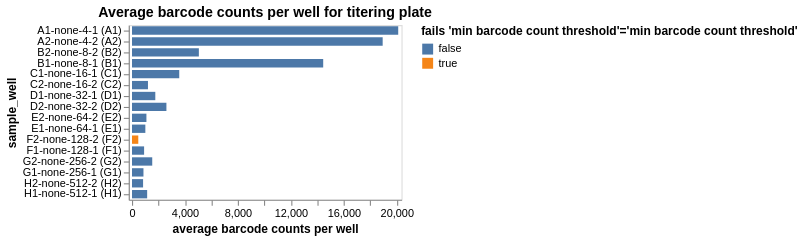

The cell this chart's notebook holds for it:
### Markdown cell above
Plot average counts per barcode.
If a sample has inadequate barcode counts, it may not have good enough statistics for accurate analysis, and a QC-threshold is applied:

### Code cell
avg_barcode_counts = (
    counts.groupby(
        ["well", "sample_well"],
        dropna=False,
        as_index=False,
    )
    .aggregate(avg_count=pd.NamedAgg("count", "mean"))
    .assign(
        fails_qc=lambda x: (
            x["avg_count"] < 500
        ),
    )
)

avg_barcode_counts_chart = (
    alt.Chart(avg_barcode_counts)
    .encode(
        alt.X(
            "avg_count",
            title="average barcode counts per well",
            scale=alt.Scale(nice=False, padding=3),
        ),
        alt.Y("sample_well", sort=sample_wells),
        alt.Color(
            "fails_qc",
            title=f"fails {'min barcode count threshold'=}",
            legend=alt.Legend(titleLimit=500),
        ),
        tooltip=[
            alt.Tooltip(c, format=".3g") if avg_barcode_counts[c].dtype == float else c
            for c in avg_barcode_counts.columns
        ],
    )
    .mark_bar(height={"band": 0.85})
    .properties(
        height=alt.Step(10),
        width=250,
        title=f"Average barcode counts per well for titering plate",
    )
    .configure_axis(grid=False)
)

display(avg_barcode_counts_chart)

# drop wells failing QC
avg_barcode_counts_per_well_drops = list(avg_barcode_counts.query("fails_qc")["well"])

### Figure 1 — Vega-Lite specification as saved in the notebook (floating-point values rounded to 4 significant figures)
{"config": {"view": {"continuousWidth": 300, "continuousHeight": 300}, "axis": {"grid": false}}, "data": {"name": "data-94b5936ddaf10eae84c3b6f3a2968211"}, "mark": {"type": "bar", "height": {"band": 0.85}}, "encoding": {"color": {"field": "fails_qc", "legend": {"titleLimit": 500}, "title": "fails 'min barcode count threshold'='min barcode count threshold'", "type": "nominal"}, "tooltip": [{"field": "well", "type": "nominal"}, {"field": "sample_well", "type": "nominal"}, {"field": "avg_count", "format": ".3g", "type": "quantitative"}, {"field": "fails_qc", "type": "nominal"}], "x": {"field": "avg_count", "scale": {"nice": false, "padding": 3}, "title": "average barcode counts per well", "type": "quantitative"}, "y": {"field": "sample_well", "sort": ["A1-none-4-1 (A1)", "A1-none-4-1 (A1)", "A1-none-4-1 (A1)", "A1-none-4-1 (A1)", "A1-none-4-1 (A1)", "A2-none-4-2 (A2)", "A2-none-4-2 (A2)", "A2-none-4-2 (A2)", "A2-none-4-2 (A2)", "A2-none-4-2 (A2)", "B2-none-8-2 (B2)", "B2-none-8-2 (B2)", "B2-none-8-2 (B2)", "B1-none-8-1 (B1)", "B1-none-8-1 (B1)", "B1-none-8-1 (B1)", "B1-none-8-1 (B1)", "B2-none-8-2 (B2)", "B2-none-8-2 (B2)", "B1-none-8-1 (B1)", "C1-none-16-1 (C1)", "C1-none-16-1 (C1)", "C2-none-16-2 (C2)", "C1-none-16-1 (C1)", "C2-none-16-2 (C2)", "C2-none-16-2 (C2)", "C1-none-16-1 (C1)", "C2-none-16-2 (C2)", "C2-none-16-2 (C2)", "C1-none-16-1 (C1)", "D1-none-32-1 (D1)", "D1-none-32-1 (D1)", "D2-none-32-2 (D2)", "D2-none-32-2 (D2)", "D2-none-32-2 (D2)", "D1-none-32-1 (D1)", "D1-none-32-1 (D1)", "D1-none-32-1 (D1)", "D2-none-32-2 (D2)", "D2-none-32-2 (D2)", "E2-none-64-2 (E2)", "E2-none-64-2 (E2)", "E2-none-64-2 (E2)", "E1-none-64-1 (E1)", "E1-none-64-1 (E1)", "E1-none-64-1 (E1)", "E2-none-64-2 (E2)", "E2-none-64-2 (E2)", "E1-none-64-1 (E1)", "E1-none-64-1 (E1)", "F2-none-128-2 (F2)", "F1-none-128-1 (F1)", "F1-none-128-1 (F1)", "F1-none-128-1 (F1)", "F1-none-128-1 (F1)", "F1-none-128-1 (F1)", "F2-none-128-2 (F2)", "F2-none-128-2 (F2)", "F2-none-128-2 (F2)", "F2-none-128-2 (F2)", "G2-none-256-2 (G2)", "G1-none-256-1 (G1)", "G1-none-256-1 (G1)", "G1-none-256-1 (G1)", "G2-none-256-2 (G2)", "G2-none-256-2 (G2)", "G1-none-256-1 (G1)", "G1-none-256-1 (G1)", "G2-none-256-2 (G2)", "G2-none-256-2 (G2)", "H2-none-512-2 (H2)", "H1-none-512-1 (H1)", "H1-none-512-1 (H1)", "H2-none-512-2 (H2)", "H2-none-512-2 (H2)", "H2-none-512-2 (H2)", "H1-none-512-1 (H1)", "H1-none-512-1 (H1)", "H1-none-512-1 (H1)", "H2-none-512-2 (H2)"], "type": "nominal"}}, "height": {"step": 10}, "title": "Average barcode counts per well for titering plate", "width": 250, "$schema": "https://vega.github.io/schema/vega-lite/v5.16.3.json", "datasets": {"data-94b5936ddaf10eae84c3b6f3a2968211": [{"well": "A1", "sample_well": "A1-none-4-1 (A1)", "avg_count": 20110.0, "fails_qc": false}, {"well": "A2", "sample_well": "A2-none-4-2 (A2)", "avg_count": 18940.0, "fails_qc": false}, {"well": "B1", "sample_well": "B1-none-8-1 (B1)", "avg_count": 14440.0, "fails_qc": false}, {"well": "B2", "sample_well": "B2-none-8-2 (B2)", "avg_count": 5050.0, "fails_qc": false}, {"well": "C1", "sample_well": "C1-none-16-1 (C1)", "avg_count": 3568.0, "fails_qc": false}, {"well": "C2", "sample_well": "C2-none-16-2 (C2)", "avg_count": 1205.0, "fails_qc": false}, {"well": "D1", "sample_well": "D1-none-32-1 (D1)", "avg_count": 1760.0, "fails_qc": false}, {"well": "D2", "sample_well": "D2-none-32-2 (D2)", "avg_count": 2599.0, "fails_qc": false}, {"well": "E1", "sample_well": "E1-none-64-1 (E1)", "avg_count": 1008.0, "fails_qc": false}, {"well": "E2", "sample_well": "E2-none-64-2 (E2)", "avg_count": 1089.0, "fails_qc": false}, {"well": "F1", "sample_well": "F1-none-128-1 (F1)", "avg_count": 913.4, "fails_qc": false}, {"well": "F2", "sample_well": "F2-none-128-2 (F2)", "avg_count": 474.0, "fails_qc": true}, {"well": "G1", "sample_well": "G1-none-256-1 (G1)", "avg_count": 865.4, "fails_qc": false}, {"well": "G2", "sample_well": "G2-none-256-2 (G2)", "avg_count": 1528.0, "fails_qc": false}, {"well": "H1", "sample_well": "H1-none-512-1 (H1)", "avg_count": 1144.0, "fails_qc": false}, {"well": "H2", "sample_well": "H2-none-512-2 (H2)", "avg_count": 836.6, "fails_qc": false}]}}
